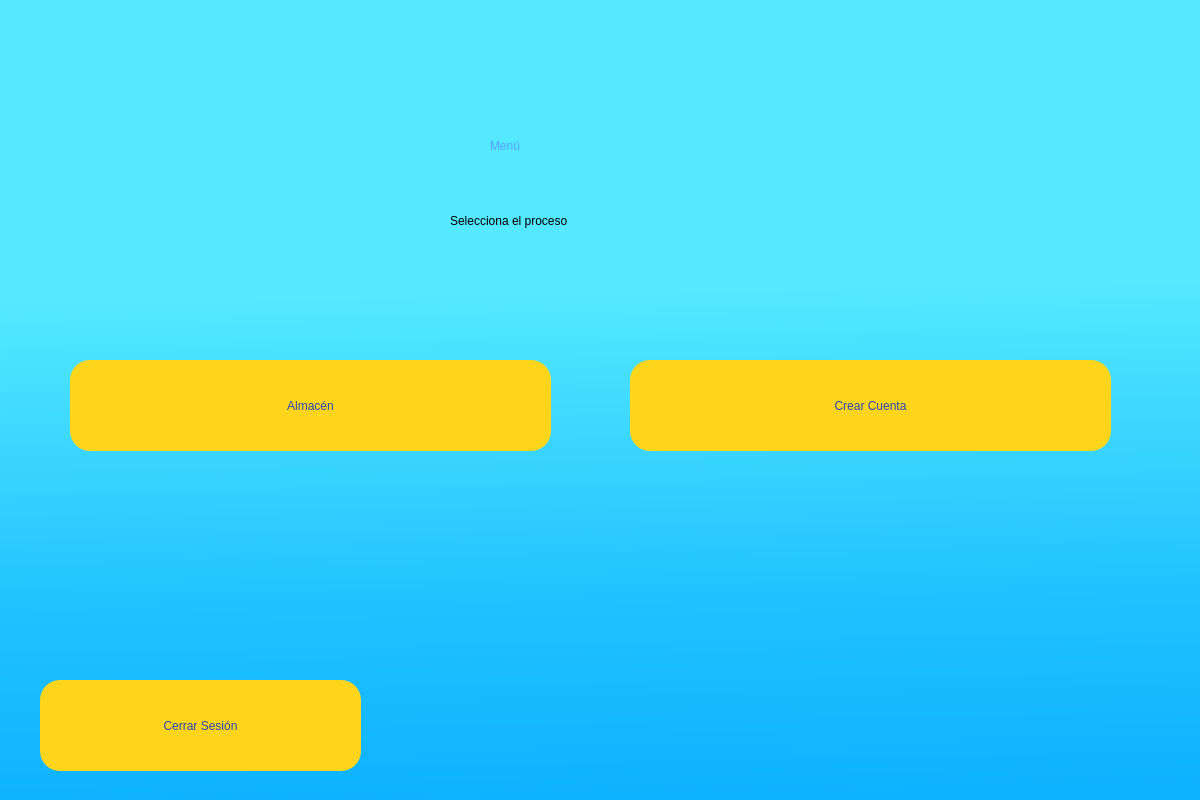
<?xml version="1.0" encoding="UTF-8"?>
<ui version="4.0">
 <class>Dialog</class>
 <widget class="QDialog" name="Dialog">
  <property name="geometry">
   <rect>
    <x>0</x>
    <y>0</y>
    <width>1200</width>
    <height>800</height>
   </rect>
  </property>
  <property name="windowTitle">
   <string>Dialog</string>
  </property>
  <widget class="QWidget" name="bgwidget" native="true">
   <property name="geometry">
    <rect>
     <x>0</x>
     <y>0</y>
     <width>1200</width>
     <height>800</height>
    </rect>
   </property>
   <property name="styleSheet">
    <string notr="true">QWidget#bgwidget{
background-color: qlineargradient(spread:pad, x1:0.2441, y1:0.318, x2:0.263682, y2:1, stop:0.079602 rgba(84, 233, 255, 255), stop:0.636816 rgba(33, 194, 255, 255), stop:1 rgba(14, 179, 255, 255));}</string>
   </property>
   <widget class="QLabel" name="label">
    <property name="geometry">
     <rect>
      <x>490</x>
      <y>90</y>
      <width>251</width>
      <height>111</height>
     </rect>
    </property>
    <property name="styleSheet">
     <string notr="true">font: 63 italic 48pt &quot;Cascadia Mono SemiBold&quot;;
color: rgb(84, 158, 255);
</string>
    </property>
    <property name="text">
     <string>Menú</string>
    </property>
   </widget>
   <widget class="QLabel" name="label_2">
    <property name="geometry">
     <rect>
      <x>450</x>
      <y>200</y>
      <width>281</width>
      <height>41</height>
     </rect>
    </property>
    <property name="styleSheet">
     <string notr="true">font: 18pt &quot;MS PGothic&quot;;</string>
    </property>
    <property name="text">
     <string>Selecciona el proceso</string>
    </property>
   </widget>
   <widget class="QLabel" name="error">
    <property name="geometry">
     <rect>
      <x>400</x>
      <y>260</y>
      <width>381</width>
      <height>31</height>
     </rect>
    </property>
    <property name="styleSheet">
     <string notr="true">color: rgb(255,0,0);
font: 11pt &quot;MS Shell Dlg 2&quot;;
</string>
    </property>
    <property name="text">
     <string/>
    </property>
   </widget>
   <widget class="QPushButton" name="almacenBoton">
    <property name="enabled">
     <bool>true</bool>
    </property>
    <property name="geometry">
     <rect>
      <x>70</x>
      <y>360</y>
      <width>481</width>
      <height>91</height>
     </rect>
    </property>
    <property name="styleSheet">
     <string notr="true">border-radius:20px;
background-color: rgb(254, 213, 27);
font: 18pt &quot;MS Shell Dlg 2&quot;;
color: rgb(37, 70, 180);

</string>
    </property>
    <property name="text">
     <string>Almacén</string>
    </property>
   </widget>
   <widget class="QPushButton" name="nuevaCntaBt">
    <property name="enabled">
     <bool>true</bool>
    </property>
    <property name="geometry">
     <rect>
      <x>630</x>
      <y>360</y>
      <width>481</width>
      <height>91</height>
     </rect>
    </property>
    <property name="styleSheet">
     <string notr="true">border-radius:20px;
background-color: rgb(254, 213, 27);
font: 18pt &quot;MS Shell Dlg 2&quot;;
color: rgb(37, 70, 180);

</string>
    </property>
    <property name="text">
     <string>Crear Cuenta</string>
    </property>
   </widget>
   <widget class="QPushButton" name="cerrarSesionBt">
    <property name="enabled">
     <bool>true</bool>
    </property>
    <property name="geometry">
     <rect>
      <x>40</x>
      <y>680</y>
      <width>321</width>
      <height>91</height>
     </rect>
    </property>
    <property name="styleSheet">
     <string notr="true">border-radius:20px;
background-color: rgb(254, 213, 27);
font: 18pt &quot;MS Shell Dlg 2&quot;;
color: rgb(37, 70, 180);

</string>
    </property>
    <property name="text">
     <string>Cerrar Sesión</string>
    </property>
   </widget>
  </widget>
 </widget>
 <resources/>
 <connections/>
</ui>
